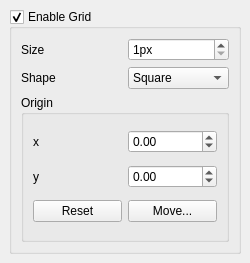
<?xml version="1.0" encoding="UTF-8"?>
<ui version="4.0">
 <class>Dock_Grid</class>
 <widget class="QWidget" name="Dock_Grid">
  <property name="geometry">
   <rect>
    <x>0</x>
    <y>0</y>
    <width>250</width>
    <height>263</height>
   </rect>
  </property>
  <property name="windowTitle">
   <string>Configure Grid</string>
  </property>
  <property name="windowIcon">
   <iconset theme="configure-grid">
    <normaloff/>
   </iconset>
  </property>
  <widget class="QWidget" name="central_widget" native="true">
   <property name="geometry">
    <rect>
     <x>9</x>
     <y>9</y>
     <width>232</width>
     <height>245</height>
    </rect>
   </property>
   <layout class="QGridLayout" name="gridLayout1">
    <item row="0" column="0">
     <widget class="QGroupBox" name="check_enable">
      <property name="title">
       <string>Enable Grid</string>
      </property>
      <property name="checkable">
       <bool>true</bool>
      </property>
      <layout class="QGridLayout" name="gridLayout_2">
       <item row="0" column="0">
        <widget class="QLabel" name="label">
         <property name="text">
          <string>Size</string>
         </property>
        </widget>
       </item>
       <item row="0" column="1">
        <widget class="QSpinBox" name="spin_size">
         <property name="suffix">
          <string>px</string>
         </property>
         <property name="minimum">
          <number>1</number>
         </property>
         <property name="maximum">
          <number>1024</number>
         </property>
        </widget>
       </item>
       <item row="1" column="0">
        <widget class="QLabel" name="label_2">
         <property name="text">
          <string>Shape</string>
         </property>
        </widget>
       </item>
       <item row="1" column="1">
        <widget class="QComboBox" name="combo_shape">
         <item>
          <property name="text">
           <string>Square</string>
          </property>
          <property name="icon">
           <iconset theme="grid-square">
            <normaloff/>
           </iconset>
          </property>
         </item>
         <item>
          <property name="text">
           <string>Triangle 1</string>
          </property>
          <property name="icon">
           <iconset theme="grid-triangle-h">
            <normaloff/>
           </iconset>
          </property>
         </item>
         <item>
          <property name="text">
           <string>Triangle 2</string>
          </property>
          <property name="icon">
           <iconset theme="grid-triangle-v">
            <normaloff/>
           </iconset>
          </property>
         </item>
        </widget>
       </item>
       <item row="2" column="0" colspan="2">
        <widget class="QGroupBox" name="groupBox">
         <property name="title">
          <string>Origin</string>
         </property>
         <layout class="QGridLayout" name="gridLayout">
          <item row="0" column="0">
           <widget class="QLabel" name="label_3">
            <property name="text">
             <string>x</string>
            </property>
           </widget>
          </item>
          <item row="0" column="1">
           <widget class="QDoubleSpinBox" name="spin_x">
            <property name="minimum">
             <double>-8192.000000000000000</double>
            </property>
            <property name="maximum">
             <double>8192.000000000000000</double>
            </property>
           </widget>
          </item>
          <item row="1" column="0">
           <widget class="QLabel" name="label_4">
            <property name="text">
             <string>y</string>
            </property>
           </widget>
          </item>
          <item row="1" column="1">
           <widget class="QDoubleSpinBox" name="spin_y">
            <property name="minimum">
             <double>-8192.000000000000000</double>
            </property>
            <property name="maximum">
             <double>8192.000000000000000</double>
            </property>
           </widget>
          </item>
          <item row="2" column="0">
           <widget class="QPushButton" name="button_reset">
            <property name="text">
             <string>Reset</string>
            </property>
           </widget>
          </item>
          <item row="2" column="1">
           <widget class="QPushButton" name="button_move">
            <property name="text">
             <string>Move...</string>
            </property>
           </widget>
          </item>
         </layout>
        </widget>
       </item>
      </layout>
     </widget>
    </item>
   </layout>
  </widget>
 </widget>
 <resources/>
 <connections>
  <connection>
   <sender>spin_x</sender>
   <signal>valueChanged(double)</signal>
   <receiver>Dock_Grid</receiver>
   <slot>position_spin_changed()</slot>
   <hints>
    <hint type="sourcelabel">
     <x>162</x>
     <y>150</y>
    </hint>
    <hint type="destinationlabel">
     <x>315</x>
     <y>149</y>
    </hint>
   </hints>
  </connection>
  <connection>
   <sender>spin_y</sender>
   <signal>valueChanged(double)</signal>
   <receiver>Dock_Grid</receiver>
   <slot>position_spin_changed()</slot>
   <hints>
    <hint type="sourcelabel">
     <x>181</x>
     <y>178</y>
    </hint>
    <hint type="destinationlabel">
     <x>310</x>
     <y>181</y>
    </hint>
   </hints>
  </connection>
 </connections>
 <slots>
  <slot>position_spin_changed()</slot>
 </slots>
</ui>
